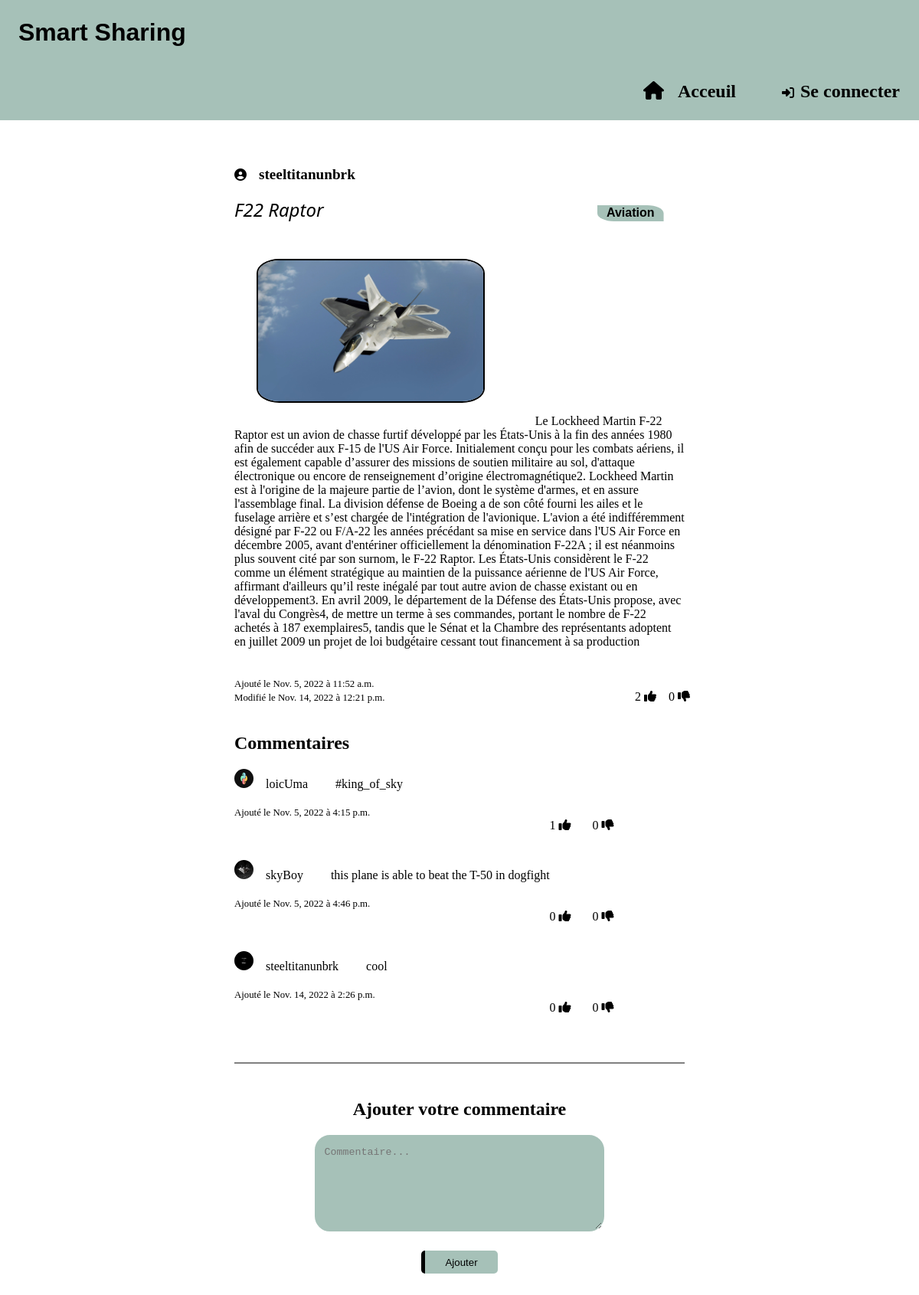
The app's page /Home/1/ with its own data.
### posts/models.py (models this page shows, shortened)
class Post(models.Model):
    title = models.CharField(verbose_name="", max_length=50)
    content = models.TextField(verbose_name="", unique=True)
    illustration = models.ImageField(default=None, blank=True, null=True, upload_to='images/illustrations/%Y/%m/%d/')
    theme = models.ForeignKey(Theme, verbose_name="Thème ", on_delete=models.CASCADE)
    like = models.ManyToManyField(User, related_name="liker")
    dislike = models.ManyToManyField(User, related_name="disliker")
    user = models.ForeignKey(User, on_delete=models.CASCADE, related_name="poster")
    modifHour = models.TimeField(auto_now=True, auto_now_add=False)
    addHour = models.TimeField(auto_now=False, auto_now_add=True)
    modifDate = models.DateField(auto_now=True, auto_now_add=False)
    addDate = models.DateField(auto_now=False, auto_now_add=True)

class User(AbstractUser):
    image = models.ImageField(verbose_name="Photo de profil", upload_to="profile", blank=True, null=True)

class Theme(models.Model):
    label = models.CharField(max_length=30, unique=True)
    def __str__(self):
        return self.label

class Comment(models.Model):
    user = models.ForeignKey(User, on_delete=models.CASCADE, related_name="commenter")
    post = models.ForeignKey(Post, on_delete=models.CASCADE)
    content = models.TextField(verbose_name="", unique=True)
    like = models.ManyToManyField(User, related_name="comment_liker")
    dislike = models.ManyToManyField(User, related_name="comment_disliker")
    addHour = models.TimeField(auto_now=True, auto_now_add=False)
    addDate = models.DateField(auto_now=True, auto_now_add=False)

### posts/views.py (the view)
# urls.py: path('Home/<int:post_id>/', views.DetailPost, name="details"),
def DetailPost(request, post_id):
    _post = Post.objects.get(id=post_id)
    url = _post.illustration.name
    comments = Comment.objects.filter(post=_post)
    my_post = []
    if request.user.is_authenticated:
        my_post = Post.objects.filter(user=request.user)
    if request.method == 'POST':
        comment = Comment()
        if request.user.is_authenticated:
            comment.user = request.user
            comment.post = Post.objects.get(id=post_id)
            form = CommentForm(request.POST, instance=comment)
            if form.is_valid():
                comment = form.save()
                return redirect("details", post_id)
        else:
            messages.add_message(request, messages.INFO, "Vous devez être connecté !")
            return redirect("connexion")
    else:
        form = CommentForm()
    return render(request, 'posts/post_detail.html',
                  {'post': _post, 'comments': comments, 'my_post': my_post, 'form': form, 'len': len(comments),
                   'name': url})

### posts/forms.py
class CommentForm(forms.ModelForm):
    class Meta:
        model = Comment
        fields = ['content']
        widgets = {
            'content' : forms.Textarea(attrs = {'placeholder': 'Commentaire...'})
        }

### posts/templates/posts/post_detail.html (shortened to what this page needs)
{% extends 'posts/model.html' %}
{% load static %}
{% block content %}
<main>
    <span class="user">
    {% if request.user.image %}
        <img class="profile-image-resize" src="{{ post.user.image.url }}" alt="Photo de profil">
    {% else %}
        <i class="fa-solid fa-circle-user"></i>
    {% endif %}
    &nbsp&nbsp&nbsp<span class="username">{{ post.user }}</span></span><br/>
    <span class="post-title">{{ post.title }}</span>
    <span class="theme">{{ post.theme }}</span><br/><br/>
    {% if post.illustration %}
        <img class="image" src="{{ post.illustration.url }}" alt="illustration du post">
    {% endif %}
    &nbsp&nbsp&nbsp&nbsp&nbsp&nbsp&nbsp&nbsp<span class="post-content">{{ post.content }}</span><br/><br/>
    <span class="info">
        <br/>Ajouté le {{ post.addDate }} à {{ post.addHour }}
        <br />Modifié le {{ post.modifDate }} à {{ post.modifHour }}
    </span>
    <span class="detail-action">
        <a href="{% url 'detail-like' post.id %}">
            {{ post.like.all|length }}&nbsp<i class="fa-solid fa-thumbs-up"></i>
        </a>
        <a href="{% url 'detail-dislike' post.id %}">
            {{ post.dislike.all|length }}&nbsp<i class="fa-solid fa-thumbs-down"></i>
        </a>
        <br/>
    </span><br/>
    {% if len != 0 %}
        <h2>Commentaires</h2>
    {% endif %}
    {% for comment in comments %}
        <span class="comment">
            {% if comment.user.image %}
                <img class="profile-image-resizex2" src="{{ comment.user.image.url }}" alt="Photo de profil">
            {% else %}
                <i class="fa-solid fa-user"></i>
            {% endif %}
            &nbsp&nbsp&nbsp{{ comment.user }}&nbsp&nbsp&nbsp&nbsp&nbsp&nbsp&nbsp&nbsp
            {{ comment.content }}<br/>
            <span class="comment-info">
                <br/>Ajouté le {{ comment.addDate }} à {{ comment.addHour }}
            </span><br/>
            <span class="action">
                <a href="{% url 'comment-like' post.id comment.id %}">{{ comment.like.all|length }}&nbsp<i class="fa-solid fa-thumbs-up"></i></a>&nbsp&nbsp&nbsp&nbsp&nbsp&nbsp
                <a href="{% url 'comment-dislike' post.id comment.id %}">{{ comment.dislike.all|length }}&nbsp<i class="fa-solid fa-thumbs-down">&nbsp&nbsp&nbsp</i></a>
            </span><br/>
        </span><br/><br/>
    {% endfor %}
    <br/><HR NOSHADE><br/>
    <h2 style="text-align: center">Ajouter votre commentaire</h2>
    <form class="comment-form" method="POST">
        {{ form.as_p}}
        <input type="submit" value="Ajouter"/>
    </form>
</main>
{% endblock %}

### posts/static/posts/styles.css (style rules this page uses)
main { margin-left: 15%; margin-right: 15%; margin-bottom: 5%; }
a { text-decoration: none; color: black; }
.user { display: block; }
.info { font-size: 80%; }
.comment-info { font-size: 80%; margin-top: 1%; }
.post-title { font-size: 150%; font-style: italic; font-family: system-ui, -apple-system, BlinkMacSystemFont, 'Segoe UI', Roboto, Oxygen, Ubuntu, Cantarell, 'Open Sans', 'Helvetica Neue', sans-serif; }
.theme { font-weight: bold; position: absolute; left:65%; font-family: Impact, Haettenschweiler, 'Arial Narrow Bold', sans-serif; background-color: #a6c1b8; clip-path:inset(25% 0 25% 0 round 0 25% 0 25%); text-align: center; padding: 1%; }
.action { position: relative; left: 70%; }
.detail-action { position: relative; left: 55%; }
input { display: inline-block; text-align: left; border-radius: 5px; border: 3px; margin: 1%; height: 25px; background: #a6c1b8; }
input[type="submit"] { width:185px; height: 30px; text-align: center; }
.image { width: 50%; height: 25%; overflow: hidden; border-radius: 10%; border: 2px solid black; margin: 5%; }
body { margin: 0%; }
.post-content { margin-bottom: 15%; }
.profile-image-resizex2 { width : 25px; height : 25px; overflow: hidden; border: none; -moz-border-radius : 75px; -webkit-border-radius : 75px; border-radius : 75px; }
.username { font-size: larger; font-weight: bolder; }
.comment-form { text-align: center; }
.comment-form textarea { width: 60%; height: 100px; padding: 10px; outline: 0; border: 3px solid #a6c1b8; border-radius: 20px; background: #a6c1b8; line-height: 20px; }
.comment-form input[type="submit"] { width: 100px; }
input[type="submit"] { border-left: 5px solid; border-left-color: black; }

### records on screen
Post: user "steeltitanunbrk", title "F22 Raptor", theme "Aviation", illustration (picture), content "Le Lockheed Martin F-22 Raptor est un avion de chasse furtif développé par les États-Unis à la fin des années 1980 afin de succéder aux F-15 de l'US Air Force. Initialement conçu pour les combats aériens, il est également capable d’assurer des missions de soutien militaire au sol, d'attaque électronique ou encore de renseignement d’origine électromagnétique2. Lockheed Martin est à l'origine de la majeure partie de l’avion, dont le système d'armes, et en assure l'assemblage final. La division défense de Boeing a de son côté fourni les ailes et le fuselage arrière et s’est chargée de l'intégration de l'avionique. L'avion a été indifféremment désigné par F-22 ou F/A-22 les années précédant sa…", addDate "Nov. 5, 2022", addHour "11:52 a.m.", modifDate "Nov. 14, 2022", modifHour "12:21 p.m.", like.all|length "2", dislike.all|length "0"
Comment: user.image (picture), user "loicUma", content "#king_of_sky", addDate "Nov. 5, 2022", addHour "4:15 p.m.", like.all|length "1", dislike.all|length "0"
Comment: user.image (picture), user "skyBoy", content "this plane is able to beat the T-50 in dogfight", addDate "Nov. 5, 2022", addHour "4:46 p.m.", like.all|length "0", dislike.all|length "0"
Comment: user.image (picture), user "steeltitanunbrk", content "cool", addDate "Nov. 14, 2022", addHour "2:26 p.m.", like.all|length "0", dislike.all|length "0"
